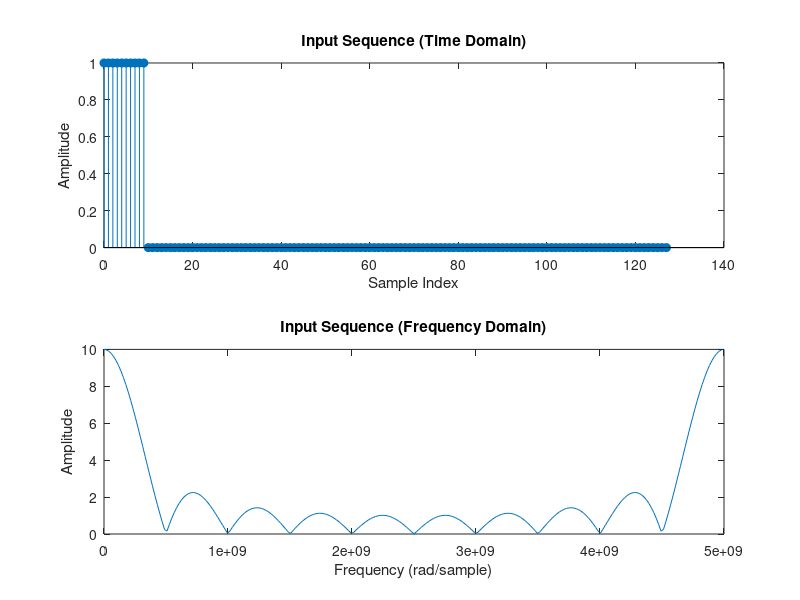

This chart was generated by the following MATLAB code: (Note: this script raises an error after producing the figure.)
%% Machine Problem
%{
ECE 21113
AY 24-25
%}

clc % reset Command Window
clear % reset Workspace
close all % close figure windows

%% Initialization
fmax = 5e9; % maximum frequency of the signal
fs = 2*fmax; % sampling frequency
T = 1/fs; % % period
L = 20001; % total number of samples
t = (0:L-1)*T; % converting samples to time domain
deltaf = fs/(L-1); % change in frequency
f = -fs/2:deltaf:fs/2; % range of frequencies

%% Input signal x

% Task 1: Design an input sequence x
x = zeros(1,128); % placeholder only

% ---- Insert your code here

x(1:10) = 1; % generate impulse signal

Sx = fft(x,256); % Fourier Transform for frequency domain 
w = ((0:255)/256)*(fs/2); % frequency axis 

figure(1); % plot figure

subplot(2,1,1) % subplot for input signal in time domain
stem(0:length(x)-1,x,'filled') % create plot
title('Input Sequence (Time Domain)') % add title
xlabel('Sample Index') % add x-axis label
ylabel('Amplitude') % add y-axis label

subplot(2,1,2) % subplot for input signal in frequency domain
plot(w,abs(Sx(1:256))); % create figure 
title('Input Sequence (Frequency Domain)') % add title 
xlabel('Frequency (rad/sample)') % add x-axis label 
ylabel('Amplitude') % add y-axis label

x = transpose(x); % transpose input signal before passing through system

%% Input signal passes through the system

y = transline(x); % given system representing transmission line

%% System Identification

% Task 2: Approximate the magnitude response of the system

% ---- Insert your code here

Sy = fft(y,256); % Fourier Transform for frequency domain 
w = ((0:255)/256)*(fs/2); % frequency axis 

figure(2); % plot figure

subplot(2,1,1) % subplot for output in time domain
stem(0:min(size(y))-1,abs(y),'filled') % create plot
title('Output Sequence (Time Domain)') % add title
xlabel('Sample Index') % add x-axis label
ylabel('Amplitude') % add y-axis label

subplot(2,1,2) % subplot for output in frequency domain
plot(w,abs(Sy(1:256))); % create figure 
title('Output Sequence (Frequency Domain)') % add title 
xlabel('Frequency (rad/sample)') % add x-axis label 
ylabel('Amplitude') % add y-axis label

X = fft(x); % FFT of input signal
Y = fft(y); % FFT of output signal
f = (0:length(X)-1)*(fs/length(X)); % Frequency vector

H = abs(Y) ./ abs(X); % Magnitude response

figure(3); % plot figure

plot(f, abs(H)); % create plot
title('Estimated Magnitude Response of the Transmission Line'); % add title
xlabel('Frequency (rad/sample)'); % add x-axis label
ylabel('Magnitude Response'); % add y-axis label
grid on; % add grid to plot

%% Note:
%{
Plot the signals in time and frequency domain as necessary.
In designing the input sequence, vary parameters to observe trends.
%}